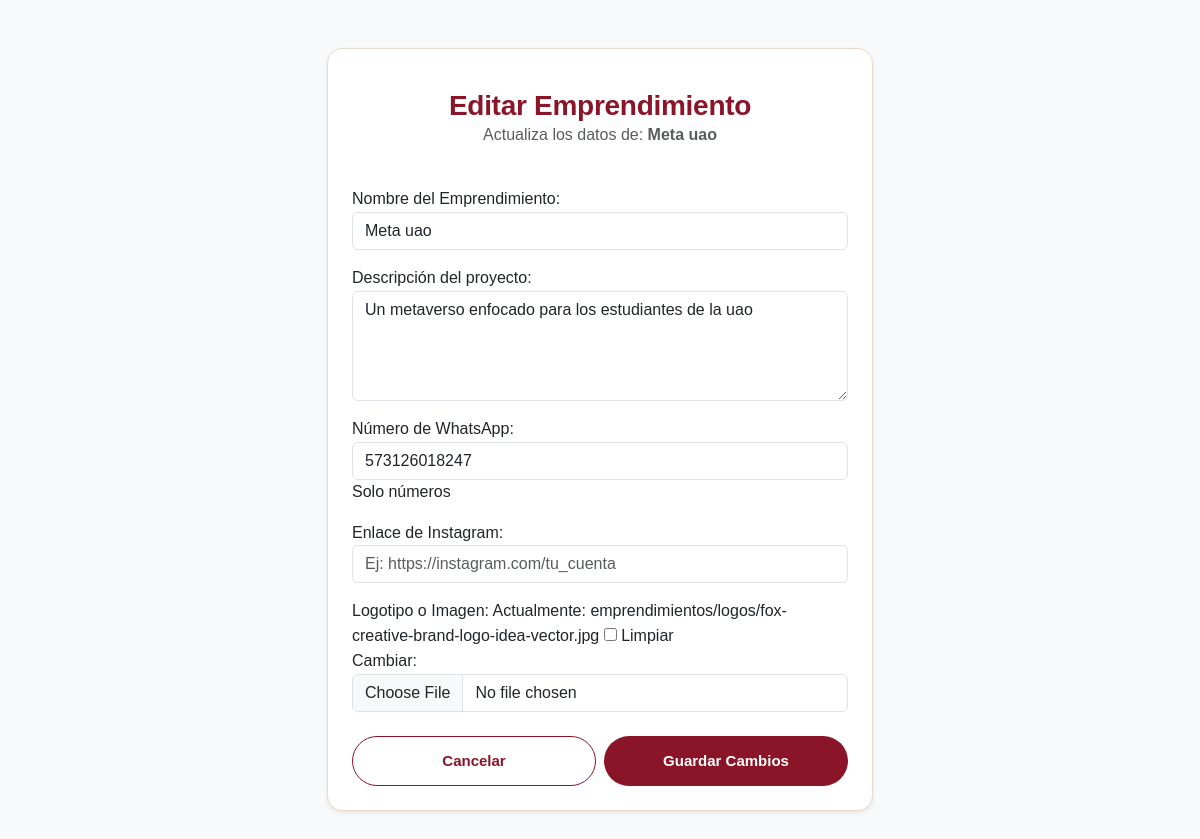
Page /emprendimientos/editar/5/?next=/panel/emprendimientos/ (signed in) on the committed database.
### modulos/emprendimientos/models.py (models this page shows, shortened)
class Emprendimiento(models.Model):
    ESTADOS = (
        ('pendiente', 'Pendiente'),
        ('activo', 'Activo'),
        ('rechazado', 'Rechazado'),
    )
    idEmprendimiento = models.AutoField(primary_key=True)
    nombre = models.CharField(max_length=100)
    descripcion = models.TextField(blank=True, null=True, max_length=1000) # Para que el admin sepa de qué trata
    creador = models.ForeignKey(User, on_delete=models.SET_NULL, null=True, blank=True, related_name="emprendimientos")
    estado = models.CharField(max_length=20, choices=ESTADOS, default='pendiente')
    fecha_creacion = models.DateTimeField(auto_now_add=True)
    link_whatsapp = models.CharField(max_length=20, blank=True, null=True, help_text="Solo números")
    link_instagram = models.URLField(blank=True, null=True)
    logo = models.ImageField(upload_to='emprendimientos/logos/', null=True, blank=True)
    totalVistas = models.IntegerField(default=0)
    vistas_wa = models.IntegerField(default=0)
    vistas_ig = models.IntegerField(default=0)
    vistas_web = models.IntegerField(default=0)

### modulos/emprendimientos/views.py (the view)
# urls.py: path("emprendimientos/editar/<int:id>/", views.editar_emprendimiento, name="editar_emprendimiento"),
@login_required
def editar_emprendimiento(request, id):
    emprendimiento = get_object_or_404(Emprendimiento, idEmprendimiento=id)
    if request.user != emprendimiento.creador and request.user.perfil.rol != 'admin':
        return redirect('perfil')
    url_retorno = request.GET.get('next', 'perfil')
    if request.method == "POST":
        form = EmprendimientoForm(request.POST, request.FILES, instance=emprendimiento)
        if form.is_valid():
            form.save()
            if url_retorno.startswith('/'):
                return redirect(url_retorno)
            return redirect(url_retorno)
    else:
        form = EmprendimientoForm(instance=emprendimiento)
    return render(request, "emprendimientos/editar_emprendimiento.html", {
        "form": form,
        "emprendimiento": emprendimiento,
        "url_retorno": url_retorno
    })

### templates/emprendimientos/editar_emprendimiento.html (shortened to what this page needs)
{% load static %}
<!DOCTYPE html>
<html lang="es">
<head>
    <link href="https://cdn.jsdelivr.net/npm/bootstrap@5.3.0/dist/css/bootstrap.min.css" rel="stylesheet">
    <link rel="stylesheet" href="{% static 'css/stylesLanding.css' %}">
</head>
<body class="bg-light d-flex align-items-center" style="min-height: 100vh;">
    <div class="container py-5">
        <div class="row justify-content-center">
            <div class="col-md-6">
                <div class="card shadow-sm p-4" style="border-radius: 15px; border: 1px solid var(--borde);">
                    <div class="text-center mb-4">
                        <h3 class="mt-3" style="color: var(--tinta);">Editar Emprendimiento</h3>
                        <p class="text-muted">Actualiza los datos de: <b>{{ emprendimiento.nombre }}</b></p>
                    </div>
                    <form method="POST" action="{% url 'editar_emprendimiento' emprendimiento.idEmprendimiento %}?next={{ url_retorno }}" enctype="multipart/form-data">
                        {{ form.as_p }}
                        <div class="d-flex gap-2 mt-4">
                            <a href="{% if '/' in url_retorno %}{{ url_retorno }}{% else %}{% url 'perfil' %}{% endif %}" class="btn btn-outline w-50 justify-content-center"  style="border-radius: 999px;">
                            Cancelar
                            </a>
                            <button type="submit" class="btn w-50 justify-content-center" style="background-color: var(--tinta); color: white; border-radius: 999px;">
                                Guardar Cambios
                            </button>
                        </div>
                    </form>
                </div>
            </div>
        </div>
    </div>
</body>
</html>

### static/css/stylesLanding.css (style rules this page uses)
:root { --rojo: #FF051E; --rojo-oscuro: #AC0B32; --tinta: #8A1428; --hueso: #FBF5EC; --niebla: #F3E9DC; --chispa: #FE9800; --texto-suave: #7a6f67; --borde: #EAD9C9; --radio: 10px; --maxw: 1180px; }
* { box-sizing: border-box; }
html { scroll-behavior: smooth; }
body { margin: 0; background: var(--hueso); color: var(--tinta); font-family: 'DM Sans', sans-serif; font-weight: 400; font-size: 16px; line-height: 1.55; -webkit-font-smoothing: antialiased; }
h1, h2, h3, h4 { font-family: 'DM Sans', sans-serif; font-weight: 800; margin: 0; letter-spacing: -0.01em; }
a { color: inherit; text-decoration: none; }
.btn { padding: 13px 24px; border-radius: 999px; font-weight: 600; font-size: 15px; display: inline-flex; align-items: center; gap: 8px; border: 1px solid transparent; transition: transform .15s ease, background .15s ease; }
.btn-outline { border-color: var(--tinta); color: var(--tinta); }

### rows in the picture
Emprendimiento: nombre "Meta uao", descripcion "Un metaverso enfocado para los estudiantes de la uao", link_whatsapp "573126018247"
